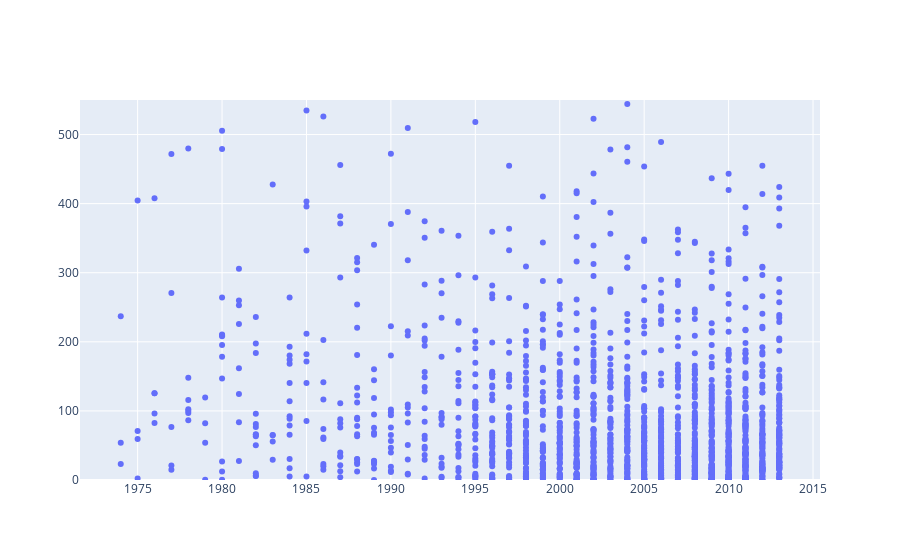

Here is the notebook cell this chart was saved with:
### Markdown cell above
Now imagine a data scientist in your company wants to take a crack at his own model for predicting a movie's revenue.  The data scientist notices, that in general, movies tend to make more money per year.

### Code cell
from graph import build_layout
years = list(map(lambda movie: movie['year'],movies))
years_and_revenues = trace_values(years, domestic_revenues, text = titles)
years_layout = build_layout(y_range = [0, 550])
plot([years_and_revenues], years_layout)

### Figure 1 — Plotly figure (JSON) as saved in the notebook; plotly's stock layout.template omitted (floating-point values rounded to 4 significant figures; data arrays with more than 128 entries replaced by an {"elided": "..."} marker saying what was removed)
{"data": [{"mode": "markers", "name": "data", "text": {"elided": "1776 str values"}, "type": "scatter", "x": {"elided": "1794 int values"}, "y": {"elided": "1776 float values"}}], "layout": {"yaxis": {"range": [0, 550]}}}
